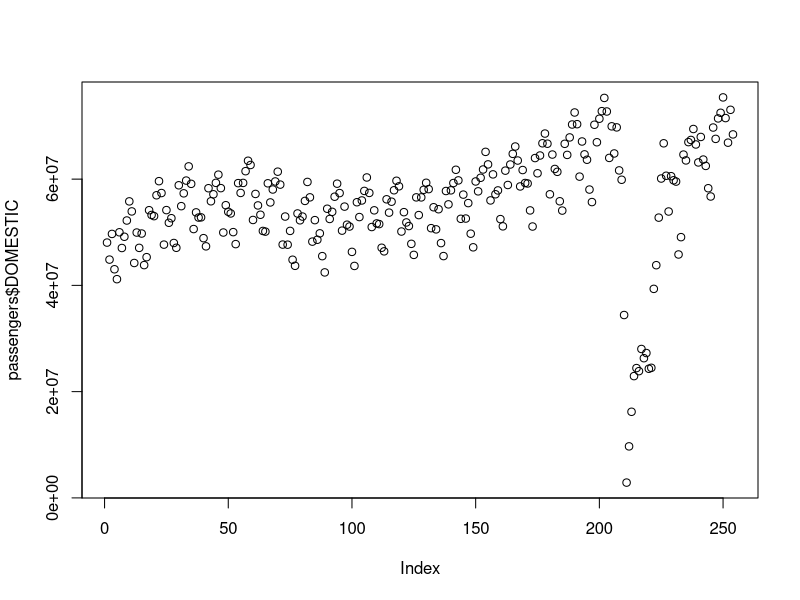
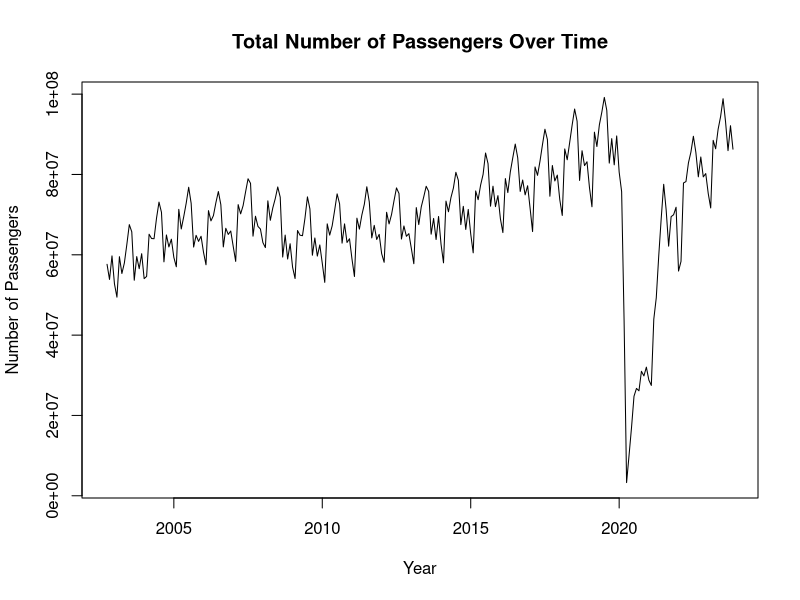
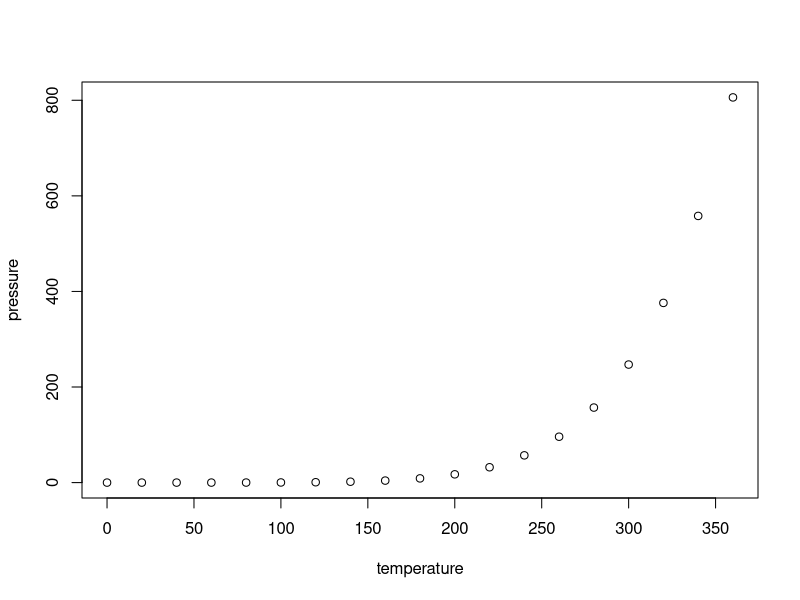
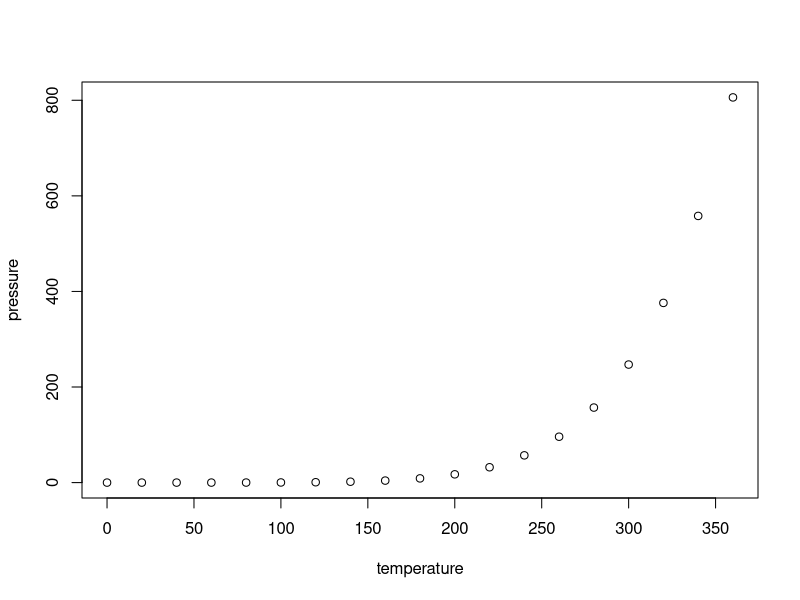

The R source for these figures, in order:
## ---- chunk 1
knitr::opts_chunk$set(echo = TRUE)
#if you do not have the package, type install.packages("name_of_the_package")
library(knitr)
library(tseries)
## ---- chunk 2
# this is where your R code goes

passengers <- read.csv("dat_Passengers.csv")
# head(passengers, 5)

plot(passengers$DOMESTIC)
## ---- chunk 3
# this is where your R code goes
is.ts(passengers)

x <- ts(passengers$TOTAL, 
        start = c(2002, 10),
        frequency = 12)    

is.ts(x)
## ---- chunk 4
# this is where your R code goes
plot(x,
     main = "Total Number of Passengers Over Time",
     xlab = "Year",
     ylab = "Number of Passengers")

## ---- chunk 5
# this is where your R code goes
## ---- chunk 6
# this is where your R code goes
## ---- chunk 7
# this is where your R code goes
## ---- chunk 8
summary(cars)
## ---- chunk 9
kable(summary(cars))
## ---- chunk 10
plot(pressure)
## ---- chunk 11
plot(pressure)
